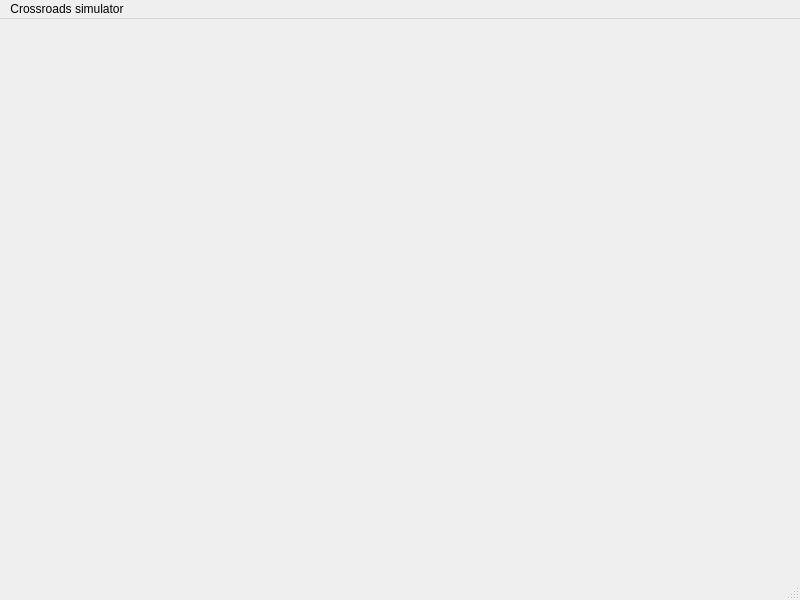
<?xml version="1.0" encoding="UTF-8"?>
<ui version="4.0">
 <class>MainWindow</class>
 <widget class="QMainWindow" name="MainWindow">
  <property name="geometry">
   <rect>
    <x>0</x>
    <y>0</y>
    <width>800</width>
    <height>600</height>
   </rect>
  </property>
  <property name="windowTitle">
   <string>MainWindow</string>
  </property>
  <widget class="QWidget" name="centralwidget"/>
  <widget class="QMenuBar" name="menubar">
   <property name="geometry">
    <rect>
     <x>0</x>
     <y>0</y>
     <width>800</width>
     <height>21</height>
    </rect>
   </property>
   <widget class="QMenu" name="menuCrossroads_simulator">
    <property name="title">
     <string>Crossroads simulator</string>
    </property>
   </widget>
   <addaction name="menuCrossroads_simulator"/>
  </widget>
  <widget class="QStatusBar" name="statusbar"/>
 </widget>
 <resources/>
 <connections/>
</ui>
